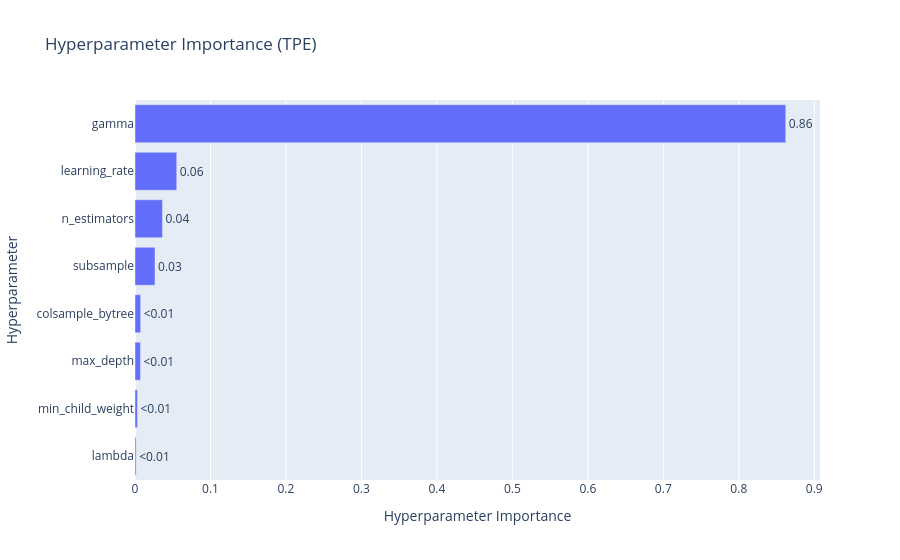
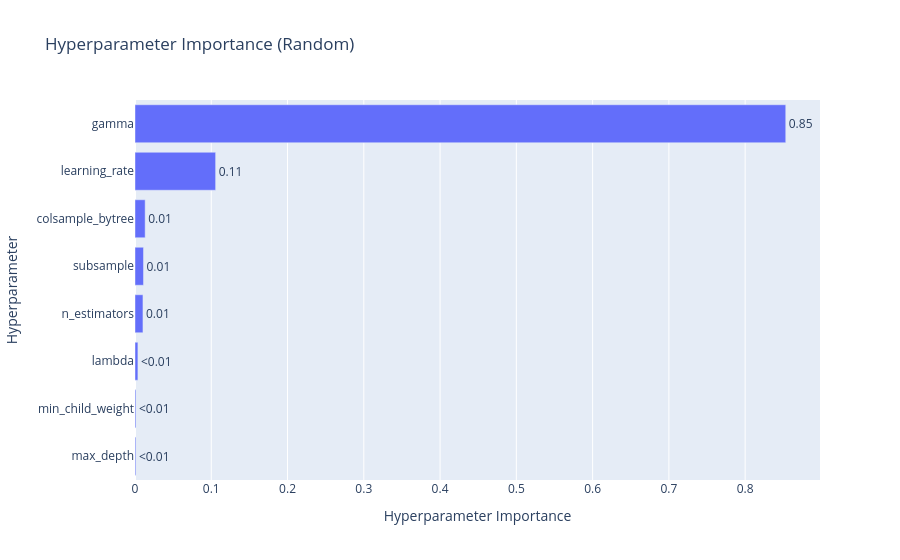

The notebook cell saved with these charts, in order:
### Markdown cell above
TPE consistently achieves higher and less volatile R² scores compared to random search, making it a more reliable choice for hyperparameter optimization.

### Code cell
# hyperparameter importance for TPE study
fig_tpe = optuna.visualization.plot_param_importances(opt_study)
fig_tpe.update_layout(title="Hyperparameter Importance (TPE)")
fig_tpe.show()

# hyperparameter importance for Random study
fig_random = optuna.visualization.plot_param_importances(random_study)
fig_random.update_layout(title="Hyperparameter Importance (Random)")
fig_random.show()

### Figure 1 — Plotly figure (JSON) as saved in the notebook; plotly's stock layout.template omitted (floating-point values rounded to 4 significant figures)
{"data": [{"cliponaxis": false, "hovertemplate": ["lambda (FloatDistribution): 0.0015000837965775155<extra></extra>", "min_child_weight (IntDistribution): 0.003264508700001243<extra></extra>", "max_depth (IntDistribution): 0.0072432316597294735<extra></extra>", "colsample_bytree (FloatDistribution): 0.007525581760869757<extra></extra>", "subsample (FloatDistribution): 0.026536308975263243<extra></extra>", "n_estimators (IntDistribution): 0.03639059245761293<extra></extra>", "learning_rate (FloatDistribution): 0.05533197276316592<extra></extra>", "gamma (FloatDistribution): 0.8622077198867799<extra></extra>"], "name": "Objective Value", "orientation": "h", "text": ["<0.01", "<0.01", "<0.01", "<0.01", "0.03", "0.04", "0.06", "0.86"], "textposition": "outside", "type": "bar", "x": [0.0015, 0.003265, 0.007243, 0.007526, 0.02654, 0.03639, 0.05533, 0.8622], "y": ["lambda", "min_child_weight", "max_depth", "colsample_bytree", "subsample", "n_estimators", "learning_rate", "gamma"]}], "layout": {"title": {"text": "Hyperparameter Importance (TPE)"}, "xaxis": {"title": {"text": "Hyperparameter Importance"}}, "yaxis": {"title": {"text": "Hyperparameter"}}}}

### Figure 2 — Plotly figure (JSON) as saved in the notebook; plotly's stock layout.template omitted (floating-point values rounded to 4 significant figures)
{"data": [{"cliponaxis": false, "hovertemplate": ["max_depth (IntDistribution): 0.0011349319869497563<extra></extra>", "min_child_weight (IntDistribution): 0.0012155071465028908<extra></extra>", "lambda (FloatDistribution): 0.0038089401811141938<extra></extra>", "n_estimators (IntDistribution): 0.010439366787858553<extra></extra>", "subsample (FloatDistribution): 0.011124001682207924<extra></extra>", "colsample_bytree (FloatDistribution): 0.01331858851811757<extra></extra>", "learning_rate (FloatDistribution): 0.10572056217948571<extra></extra>", "gamma (FloatDistribution): 0.8532381015177634<extra></extra>"], "name": "Objective Value", "orientation": "h", "text": ["<0.01", "<0.01", "<0.01", "0.01", "0.01", "0.01", "0.11", "0.85"], "textposition": "outside", "type": "bar", "x": [0.001135, 0.001216, 0.003809, 0.01044, 0.01112, 0.01332, 0.1057, 0.8532], "y": ["max_depth", "min_child_weight", "lambda", "n_estimators", "subsample", "colsample_bytree", "learning_rate", "gamma"]}], "layout": {"title": {"text": "Hyperparameter Importance (Random)"}, "xaxis": {"title": {"text": "Hyperparameter Importance"}}, "yaxis": {"title": {"text": "Hyperparameter"}}}}
